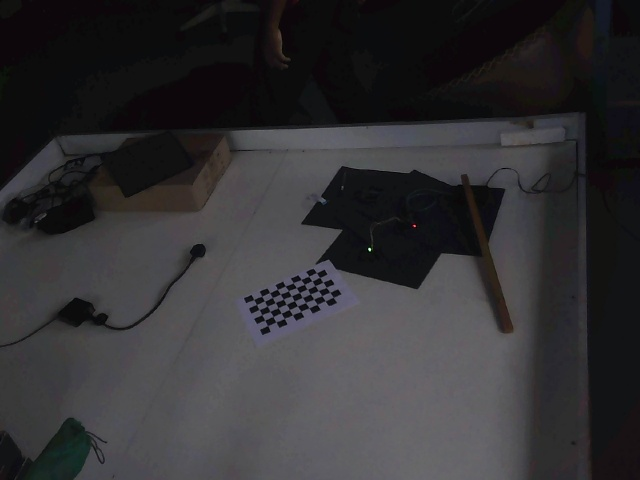
#> input picture greenlightloca/hsv_cam1.jpg, 640 x 480 px
$ jupyter execute --allow-errors FindHSV.ipynb
#> lines starting #> are read from the running program, lines starting #| are printed output that depends on the picture; after the words box and inside, x2 and y2 are one past the last pixel; in counts of white or black regions, pixels touching at a corner belong together
[cell 1]
from google.colab import files
import os

uploaded = files.upload()
#> the answer given: usb_green_test.jpg

# Get the filename of the uploaded image
for fn in uploaded.keys():
  img_path = fn
  print(f'User uploaded file "{fn}" with length {len(uploaded[fn])} bytes')

[cell 2]
import cv2
import numpy as np
from matplotlib import pyplot as plt
from ipywidgets import interact, IntRangeSlider, IntSlider

# Assuming your image is uploaded as 'photo_bulb.jpg'
img = cv2.imread('hsv_cam1.jpg')
#> img is the input picture: shape (480, 640, 3); mean B, G, R 51.6, 49.3, 50.3
img_rgb = cv2.cvtColor(img, cv2.COLOR_BGR2RGB)
hsv = cv2.cvtColor(img, cv2.COLOR_BGR2HSV)
#> hsv: shape (480, 640, 3); mean H, S, V 94.8, 28.9, 52.6
#> the sliders are set to h_range = [0, 179], s_range = [0, 255], v_range = [200, 255], closing_size = 7

@interact(
    h_range=IntRangeSlider(value=[0, 179], min=0, max=179, step=1, description='Hue Range'),
    s_range=IntRangeSlider(value=[0, 255], min=0, max=255, step=1, description='Sat Range'),
    v_range=IntRangeSlider(value=[200, 255], min=0, max=255, step=1, description='Val Range'),
    closing_size=IntSlider(value=7, min=1, max=31, step=2, description='Core Fill')
)
def update(h_range, s_range, v_range, closing_size):
#> called with closing_size = 7
    lower = np.array([h_range[0], s_range[0], v_range[0]])
    upper = np.array([h_range[1], s_range[1], v_range[1]])

    # 1. Create initial mask
    mask = cv2.inRange(hsv, lower, upper)
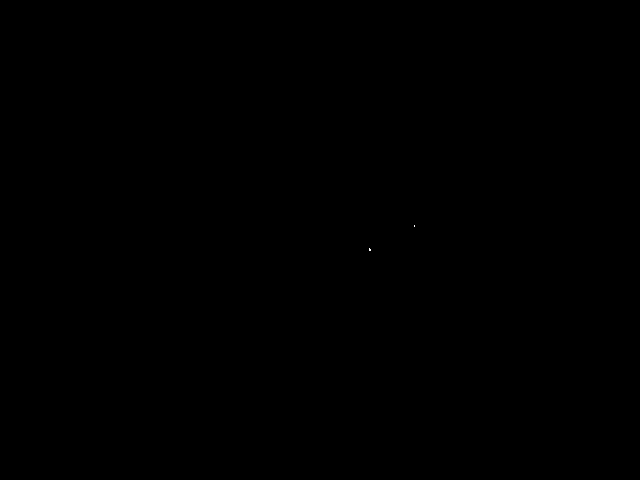
#> mask: shape (480, 640); 0% white in thin lines or dots, all inside (x1, y1, x2, y2) = (369, 225, 415, 251)

    # 2. WHITE CORE FIX: Morphological Closing
    # This connects the colored edges to swallow the white center
    kernel = np.ones((closing_size, closing_size), np.uint8)
    mask_fixed = cv2.morphologyEx(mask, cv2.MORPH_CLOSE, kernel)

    # 3. Visualization
    result = cv2.bitwise_and(img_rgb, img_rgb, mask=mask_fixed)

    plt.figure(figsize=(15, 5))
    plt.subplot(1, 2, 1); plt.imshow(mask_fixed, cmap='gray'); plt.title("Detection Mask")
    plt.subplot(1, 2, 2); plt.imshow(result); plt.title("Filtered Result")
    plt.show()
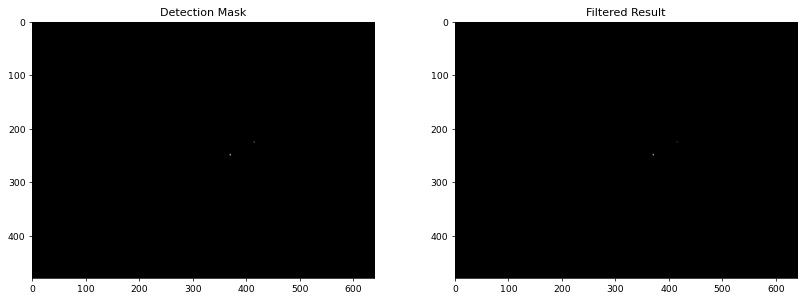
#> figure drawn by matplotlib, 2 panels

    # Print the values to use in your final code
    print(f"Current Config: Lower=[{h_range[0]}, {s_range[0]}, {v_range[0]}], Upper=[{h_range[1]}, {s_range[1]}, {v_range[1]}]")

[cell 3]
import cv2
import numpy as np

# Use the values you found in the tuner
LOWER_HSV = np.array([55, 61, 199])
UPPER_HSV = np.array([80, 255, 255])
CORE_FILL_KERNEL = 19

def get_drone_position(frame):
    # 1. Convert to HSV
    hsv = cv2.cvtColor(frame, cv2.COLOR_BGR2HSV)

    # 2. Thresholding
    mask = cv2.inRange(hsv, LOWER_HSV, UPPER_HSV)

    # 3. White Core Fix (Closing)
    kernel = np.ones((CORE_FILL_KERNEL, CORE_FILL_KERNEL), np.uint8)
    mask = cv2.morphologyEx(mask, cv2.MORPH_CLOSE, kernel)

    # 4. Find the Point
    contours, _ = cv2.findContours(mask, cv2.RETR_EXTERNAL, cv2.CHAIN_APPROX_SIMPLE)

    if contours:
        # Get the largest blob to ignore any leftover tiny distractions
        largest_cnt = max(contours, key=cv2.contourArea)

        # Area filter: Ensure it's not just a tiny speck of noise
        if cv2.contourArea(largest_cnt) > 50:
            M = cv2.moments(largest_cnt)
            if M["m00"] != 0:
                # This is your final localization point
                cx = int(M["m10"] / M["m00"])
                cy = int(M["m01"] / M["m00"])
                return (cx, cy)

    return None

# Test it on your image
test_img = cv2.imread('photo_bulb.jpg')
#> (the rest of this cell did not finish here and is left out)

[cell 4]
import cv2
import numpy as np

# --- YOUR CALIBRATED HSV VALUES ---
# We are using the values that successfully ignored the white flasher
LOWER_HSV = np.array([14, 46, 200])
UPPER_HSV = np.array([74, 96, 255])
CORE_FILL = 11
MIN_AREA = 20
# ----------------------------------

# 1. Initialize USB Webcam
# '0' is usually the built-in laptop webcam.
# Change to '1' or '2' if you have an external USB webcam plugged in.
cap = cv2.VideoCapture(0)

# Try to set resolution (Webcams usually default to 640x480 anyway)
cap.set(cv2.CAP_PROP_FRAME_WIDTH, 640)
cap.set(cv2.CAP_PROP_FRAME_HEIGHT, 480)

# NOTE: Most standard webcams do not let OpenCV easily turn off Auto-Exposure.
# If the tracking is jumpy, it's likely because the webcam is auto-adjusting brightness.
cap.set(cv2.CAP_PROP_AUTO_EXPOSURE, 0.25) # Try to force manual exposure (fails on some webcams)

print("Starting Webcam Tracker... Press 'q' to quit.")

kernel = np.ones((CORE_FILL, CORE_FILL), np.uint8)

while True:
    # 2. Read frame from webcam
    ret, frame = cap.read()
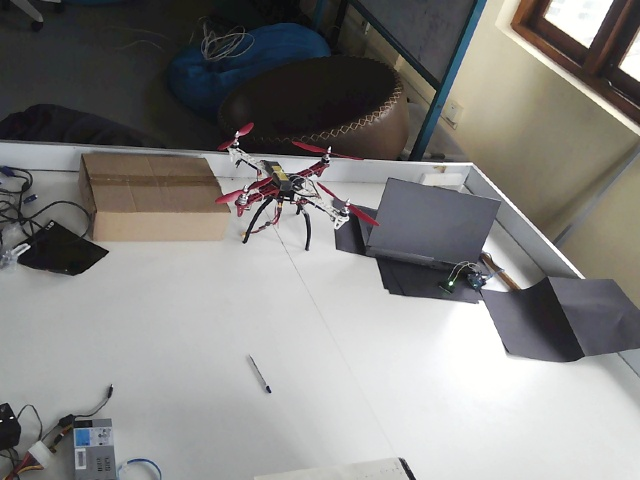
#> input picture greenlightloca/usb_green_test.jpg, 640 x 480 px, given in place of the camera
#> frame is the input picture: shape (480, 640, 3); mean B, G, R 129.9, 131.9, 133
    if not ret:
        print("Failed to grab frame. Is your webcam being used by another app (like Zoom)?")
        break

    # 3. Processing
    # Standard OpenCV reads webcams in BGR format natively (unlike Picamera2 which uses RGB)
    hsv = cv2.cvtColor(frame, cv2.COLOR_BGR2HSV)
#> hsv: shape (480, 640, 3); mean H, S, V 62.9, 26.8, 136.2

    # Create the mask
    mask = cv2.inRange(hsv, LOWER_HSV, UPPER_HSV)
#> mask: shape (480, 640); 0.06% white in thin lines or dots, all inside (x1, y1, x2, y2) = (243, 12, 524, 236)
    mask = cv2.morphologyEx(mask, cv2.MORPH_CLOSE, kernel)
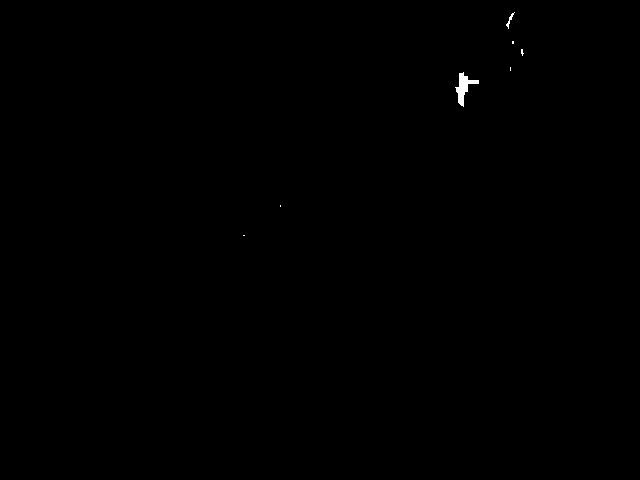
#> mask: shape (480, 640); 0.12% white; 7 white regions (5 under 20 px)

    # Find contours
    contours, _ = cv2.findContours(mask, cv2.RETR_EXTERNAL, cv2.CHAIN_APPROX_SIMPLE)
#> contours = 7 contours, 5 with area under 20; largest, box (x1, y1, x2, y2) and area: (455, 72, 479, 107) 252, (506, 12, 515, 29) 20

    tracking = False
    if contours:
        # Get the largest object
        largest_cnt = max(contours, key=cv2.contourArea)
#> largest_cnt = contour of 27 points, box (x1, y1, x2, y2) (455, 72, 479, 107), area 252
        area = cv2.contourArea(largest_cnt)
#> area = 252

        if area > MIN_AREA:
            tracking = True
            # Draw Bounding Box
            x, y, w, h = cv2.boundingRect(largest_cnt)
#> x = 455; y = 72; w = 24; h = 35
            cv2.rectangle(frame, (x, y), (x + w, y + h), (0, 255, 0), 2)

            # Draw Center Point
            cx, cy = x + w//2, y + h//2
#> cx = 467; cy = 89
            cv2.circle(frame, (cx, cy), 4, (0, 0, 255), -1)
#> frame: shape (480, 640, 3); mean B, G, R 129.7, 132, 132.8
            cv2.putText(frame, f"POS: {cx},{cy}", (x, y - 10),
                        cv2.FONT_HERSHEY_SIMPLEX, 0.6, (0, 255, 0), 2)
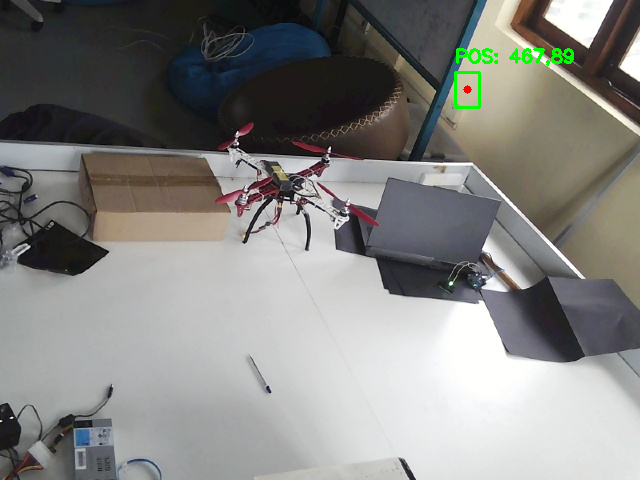
#> frame: shape (480, 640, 3); mean B, G, R 129.3, 132.2, 132.3

    # 4. Display the results in two windows
    # Window 1: What the computer "sees" (Black and white mask)
    cv2.imshow("Detection Mask", mask)

    # Window 2: The final tracked result
    cv2.imshow("Live Tracking", frame)

    # Press 'q' to exit
    if cv2.waitKey(1) & 0xFF == ord('q'):
#> (key q is pressed here)
        break

# Clean up
cap.release()
cv2.destroyAllWindows()
